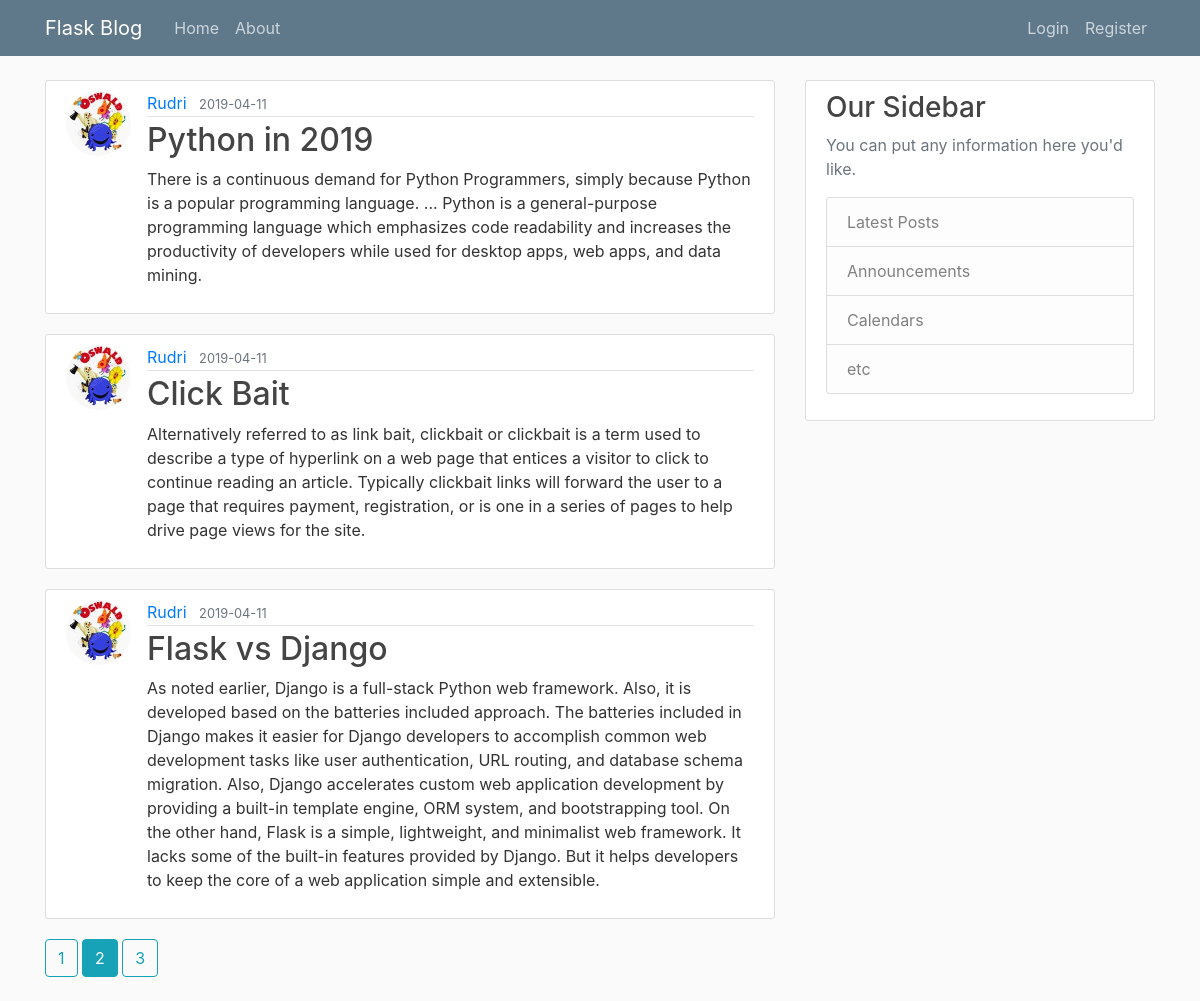
The page /home?page=2 on the database its author committed.
### Flask_Blogs/models.py (models this page shows, shortened)
class Post(db.Model, UserMixin):
    id = id = db.Column(db.Integer, primary_key = True)
    title =  db.Column(db.String(20), nullable = False)
    date_created = db.Column(db.DateTime, nullable = False , default = datetime.utcnow)
    content = db.Column(db.Text, nullable = False)
    user_id = db.Column(db.Integer, db.ForeignKey('user.id'), nullable = False)

class User(db.Model, UserMixin):    #importing from both db.model and UserMixin
    id = db.Column(db.Integer, primary_key = True)
    username = db.Column(db.String(20), unique = True, nullable = False)
    email =  db.Column(db.String(120), unique = True, nullable = False)
    image_file =  db.Column(db.String(20), nullable = False, default= 'default.jpg')
    password =  db.Column(db.String(60), nullable = False)
    posts = db.relationship('Post' , backref = 'author', lazy = True)

### Flask_Blogs/main/routes.py (the view)
@main.route("/")
@main.route("/home")
def home():
    page = request.args.get('page', 1, type = int)
    posts = Post.query.order_by(Post.date_created.desc()).paginate(page = page, per_page = 3)
    return render_template("home.html" , posts = posts)

### Flask_Blogs/templates/home.html
{% extends "layout.html" %}
{% block content %}
    {% for post in posts.items %}
        <article class="media content-section">
           <img class = "rounded-circle article-img" src="{{ url_for('static' , filename = 'profile_pics/' + post.author.image_file)}}" alt="profile picture">
          <div class="media-body">
            <div class="article-metadata">
              <a class="mr-2" href="{{url_for('users.user_post', username = post.author.username)}}">{{ post.author.username }}</a>
              <small class="text-muted">{{ post.date_created.strftime('%Y-%m-%d') }}</small>
            </div>
            <h2><a class="article-title" href="{{ url_for('posts.post' , post_id = post.id) }}">{{ post.title }}</a></h2>
            <p class="article-content">{{ post.content }}</p>
          </div>
        </article>
    {% endfor %}
    {% for page_num in posts.iter_pages(left_edge = 1, right_edge = 1, left_current = 1, right_current = 1 ) %}
       {% if page_num %}
          {% if posts.page == page_num %}
            <a class="btn btn-info mb-4" href="{{ url_for('main.home', page = page_num)}}">{{ page_num }}</a>
          {% else %}
            <a class="btn btn-outline-info mb-4" href="{{ url_for('main.home', page = page_num)}}">{{ page_num }}</a>
          {% endif %}
       {% else %}
         ...
       {% endif %}
    {% endfor %}
{% endblock content %}

### Flask_Blogs/static/main.css (style rules this page uses)
body { background: #fafafa; color: #333333; margin-top: 5rem; }
h1, h2, h3, h4, h5, h6 { color: #444444; }
.content-section { background: #ffffff; padding: 10px 20px; border: 1px solid #dddddd; border-radius: 3px; margin-bottom: 20px; }
.article-title { color: #444444; }
.article-content { white-space: pre-line; }
.article-img { height: 65px; width: 65px; margin-right: 16px; }
.article-metadata { padding-bottom: 1px; margin-bottom: 4px; border-bottom: 1px solid #e3e3e3 }

### rows shown on the page
Post: image_file (picture), author.username "Rudri", date_created "2019-04-11", title "Python in 2019", content "There is a continuous demand for Python Programmers, simply because Python is a popular programming language. ... Python is a general-purpose programming language which emphasizes code readability and increases the productivity of developers while used for desktop apps, web apps, and data mining."
Post: image_file (picture), author.username "Rudri", date_created "2019-04-11", title "Click Bait", content "Alternatively referred to as link bait, clickbait or clickbait is a term used to describe a type of hyperlink on a web page that entices a visitor to click to continue reading an article. Typically clickbait links will forward the user to a page that requires payment, registration, or is one in a series of pages to help drive page views for the site."
Post: image_file (picture), author.username "Rudri", date_created "2019-04-11", title "Flask vs Django", content "As noted earlier, Django is a full-stack Python web framework. Also, it is developed based on the batteries included approach. The batteries included in Django makes it easier for Django developers to accomplish common web development tasks like user authentication, URL routing, and database schema migration. Also, Django accelerates custom web application development by providing a built-in template engine, ORM system, and bootstrapping tool. On the other hand, Flask is a simple, lightweight, and minimalist web framework. It lacks some of the built-in features provided by Django. But it helps developers to keep the core of a web application simple and extensible."

### other values the page prints
{{ page_num }} "1" "3"
{{ page_num }} "2"
